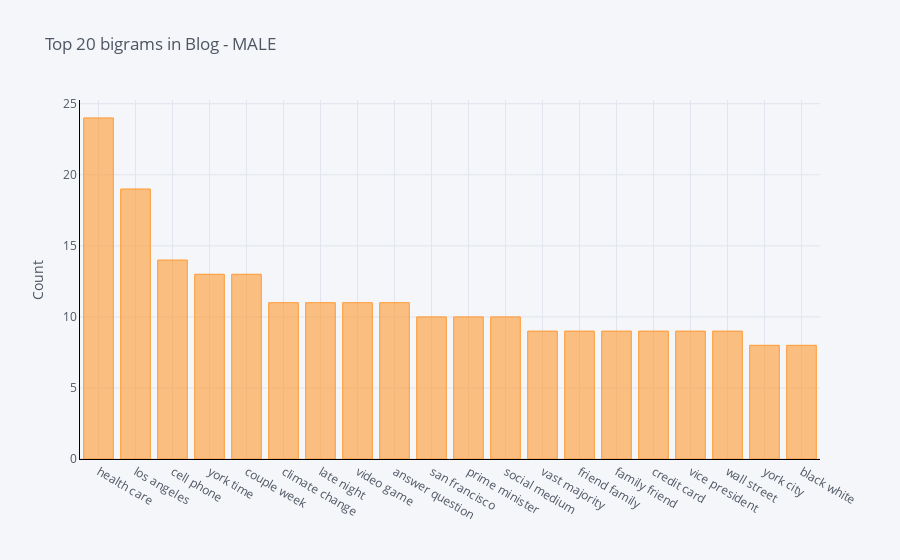

Source (notebook cell):
### Markdown cell above
__Distribution of top bigrams - Male__

### Code cell
def get_top_n_bigram(corpus, n=None):
    vec = CountVectorizer(ngram_range=(2, 2)).fit(corpus)
    bag_of_words = vec.transform(corpus)
    sum_words = bag_of_words.sum(axis=0) 
    words_freq = [(word, sum_words[0, idx]) for word, idx in vec.vocabulary_.items()]
    words_freq =sorted(words_freq, key = lambda x: x[1], reverse=True)
    return words_freq[:n]
common_words = get_top_n_bigram(male['CLEAN_TEXT'], 20)
df_bigram_male = pd.DataFrame(common_words, columns = ['CLEAN_TEXT' , 'count'])
df_bigram_male.groupby('CLEAN_TEXT').sum()['count'].sort_values(ascending=False).iplot(
    kind='bar', yTitle='Count', linecolor='black', title='Top 20 bigrams in Blog - MALE')

### Figure 1 — Plotly figure (JSON) as saved in the notebook; plotly's stock layout.template omitted (floating-point values rounded to 4 significant figures)
{"data": [{"marker": {"color": "rgba(255, 153, 51, 0.6)", "line": {"color": "rgba(255, 153, 51, 1.0)", "width": 1}}, "name": "count", "orientation": "v", "text": "", "type": "bar", "x": ["health care", "los angeles", "cell phone", "york time", "couple week", "climate change", "late night", "video game", "answer question", "san francisco", "prime minister", "social medium", "vast majority", "friend family", "family friend", "credit card", "vice president", "wall street", "york city", "black white"], "y": [24, 19, 14, 13, 13, 11, 11, 11, 11, 10, 10, 10, 9, 9, 9, 9, 9, 9, 8, 8]}], "layout": {"legend": {"bgcolor": "#F5F6F9", "font": {"color": "#4D5663"}}, "paper_bgcolor": "#F5F6F9", "plot_bgcolor": "#F5F6F9", "title": {"font": {"color": "#4D5663"}, "text": "Top 20 bigrams in Blog - MALE"}, "xaxis": {"gridcolor": "#E1E5ED", "linecolor": "black", "showgrid": true, "tickfont": {"color": "#4D5663"}, "title": {"font": {"color": "#4D5663"}, "text": ""}, "zerolinecolor": "#E1E5ED"}, "yaxis": {"gridcolor": "#E1E5ED", "linecolor": "black", "showgrid": true, "tickfont": {"color": "#4D5663"}, "title": {"font": {"color": "#4D5663"}, "text": "Count"}, "zerolinecolor": "#E1E5ED"}}}
